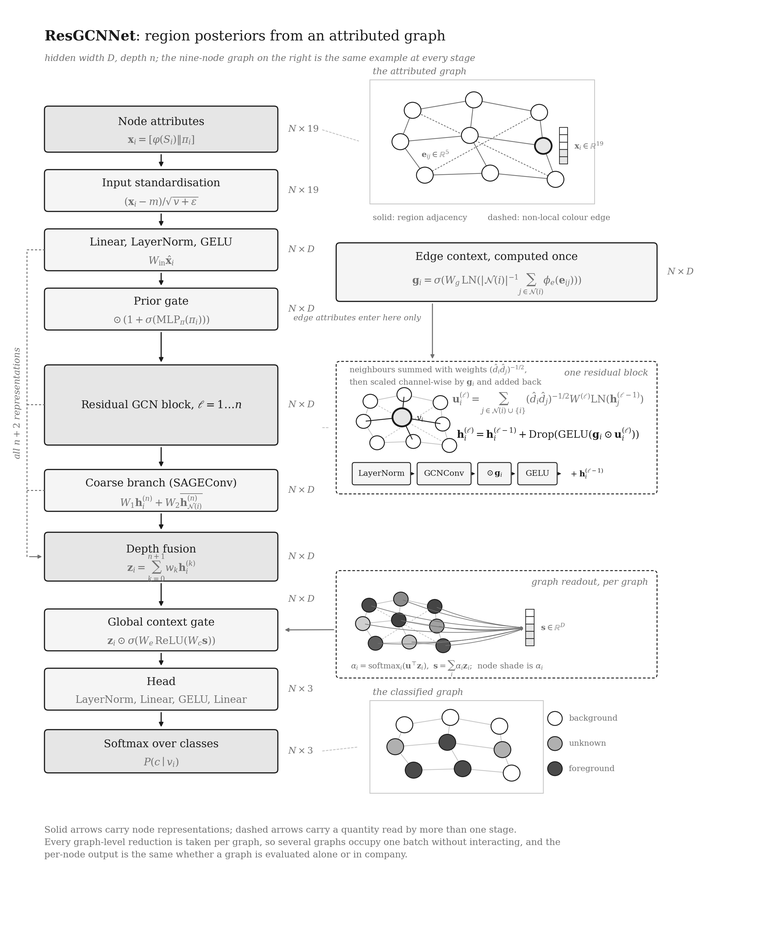
#> input picture gcn_model.png, 757 x 932 px, shrunk from 2510 x 3087 before the run
$ python -i iou.py   (imports and definitions only)   (older library calls are emulated)
#> lines starting #> are read from the running program, lines starting #| are printed output that depends on the picture; after the words box and inside, x2 and y2 are one past the last pixel; in counts of white or black regions, pixels touching at a corner belong together
#> further down, picture is the input picture: shape (932, 757, 3); min 0, max 255, mean 244.4
#!/usr/bin/env python3
"""
grabcut_graph_experiments.py

Performs Experiments A-C from the proposed plan:
- Experiment A: pixel-level GrabCut on synthetic shapes
- Experiment B: compare (approx) 4-neighbor vs 8-neighbor behavior via beta tuning
- Experiment C: superpixel-graph GrabCut with unary seeding from rectangle

Outputs: plots and numeric metrics (IoU, boundary IoU, spectral gap)
"""

import cv2
import numpy as np
import matplotlib.pyplot as plt
from skimage.segmentation import slic
from skimage.color import rgb2lab
import networkx as nx
from scipy.sparse import csgraph
from scipy.sparse.linalg import eigsh
import maxflow
from scipy.ndimage import binary_dilation

# ----------------------------
# Utilities: synthetic shapes
# ----------------------------

# [85 lines left out: functions synthetic_circle, synthetic_triangle, synthetic_rod_circle, iou, boundary_iou, run_pixel_grabcut, not called in this run]

# ----------------------------
# Superpixel graph functions
# ----------------------------

def build_superpixel_graph(img_bgr, n_segments=200, compactness=10, beta=0.05, lambda_spatial=1.0):
    """
    Compute SLIC superpixels, node features, adjacency graph, and edge weights.
    Returns: graph (networkx.Graph), labels (h x w), node_colors (n_nodes x 3), node_centroids (n_nodes x 2)
    """
#> called with n_segments = 200, compactness = 10, beta = 0.05, lambda_spatial = 1
    img_rgb = cv2.cvtColor(img_bgr, cv2.COLOR_BGR2RGB)
    labels = slic(img_rgb, n_segments=n_segments, compactness=compactness, start_label=0)
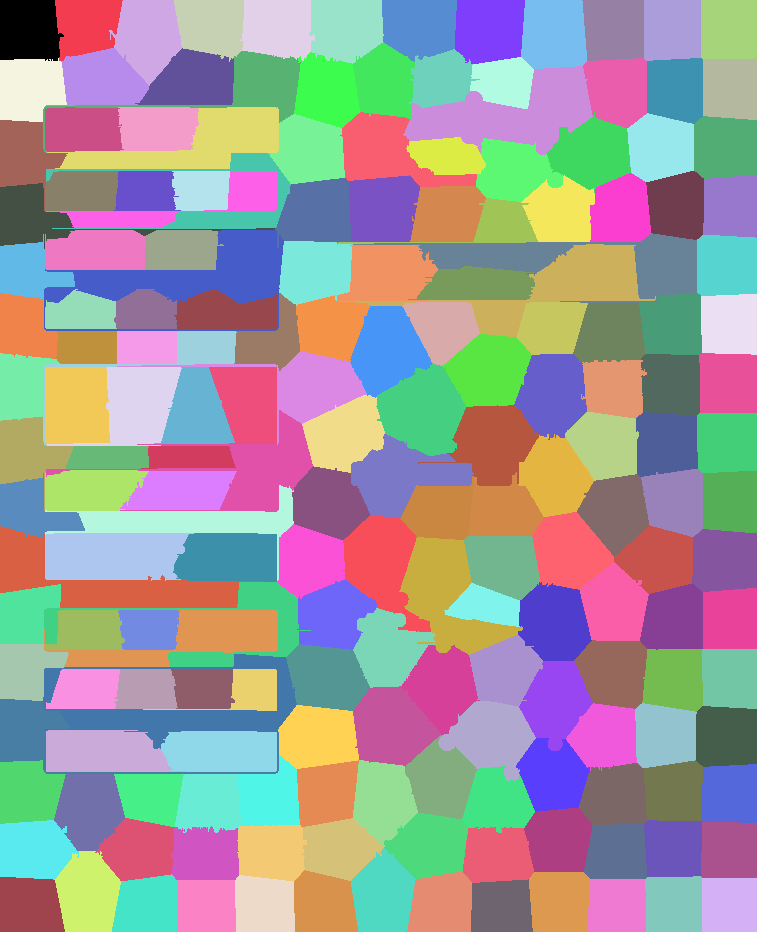
#> labels: shape (932, 757) int64; 188 distinct labels, from 0 to 187; one colour per label, 0 black
    h, w = labels.shape
#> h = 932; w = 757
    n_nodes = labels.max() + 1
#> n_nodes = 188

    # Compute mean LAB color and centroids per superpixel
    img_lab = rgb2lab(img_rgb)
#> img_lab: shape (932, 757, 3) float64; mean of channels 0, 1, 2 96.2, 0, 0
    node_color = np.zeros((n_nodes, 3), dtype=float)
    node_centroid = np.zeros((n_nodes, 2), dtype=float)
    counts = np.zeros(n_nodes, dtype=int)
#> counts = 188 values from 0 to 0

    ys, xs = np.indices(labels.shape)
    for (i,j), labval in np.ndenumerate(labels):
        pass  # we'll fill with vectorized ops below (faster)
#> this loop made 705524 passes
#> labval on passes 1 to 3: 0, 0, 0

    # vectorized accumulation
    for k in range(n_nodes):
        mask_k = (labels == k)
        counts[k] = mask_k.sum()
        if counts[k] == 0:
            continue
        node_color[k] = img_lab[mask_k].mean(axis=0)
        ys_k, xs_k = np.where(mask_k)
        node_centroid[k] = np.array([ys_k.mean(), xs_k.mean()])
#> this loop made 188 passes
#> pass 1, in build_superpixel_graph, `mask_k = (labels == k)`:
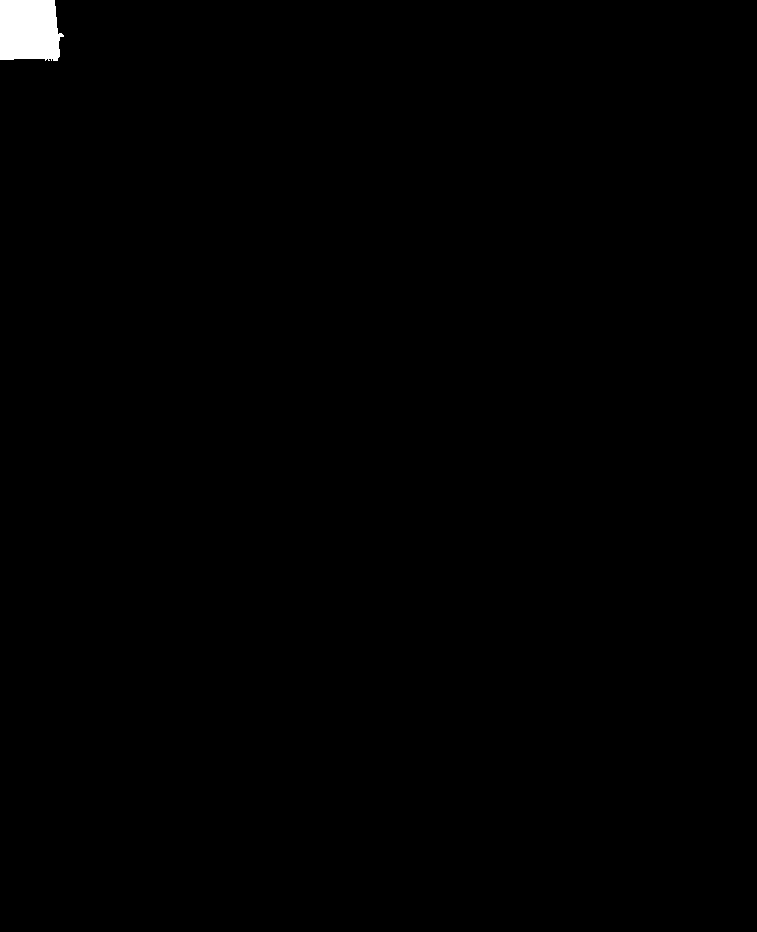
#> mask_k: shape (932, 757) bool; 0.49% white; 1 white region, box (x1, y1, x2, y2) and area: (0, 0, 64, 61) 3456
#> pass 2, in build_superpixel_graph, `mask_k = (labels == k)`:
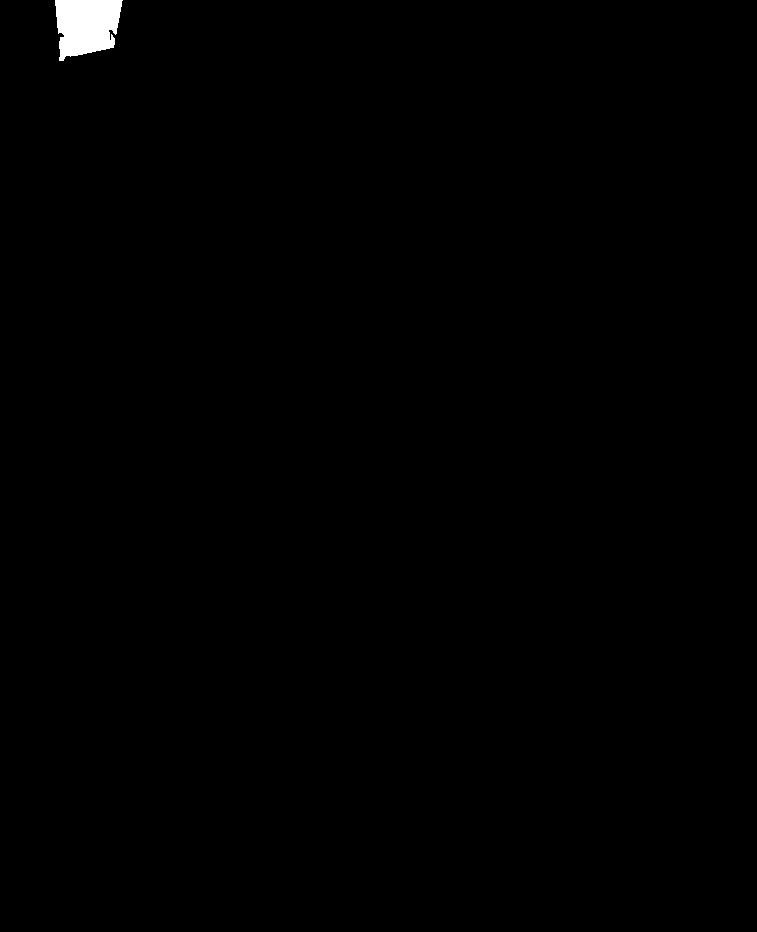
#> mask_k: shape (932, 757) bool; 0.45% white; 1 white region, box (x1, y1, x2, y2) and area: (55, 0, 123, 61) 3182
#> pass 3, in build_superpixel_graph, `mask_k = (labels == k)`:
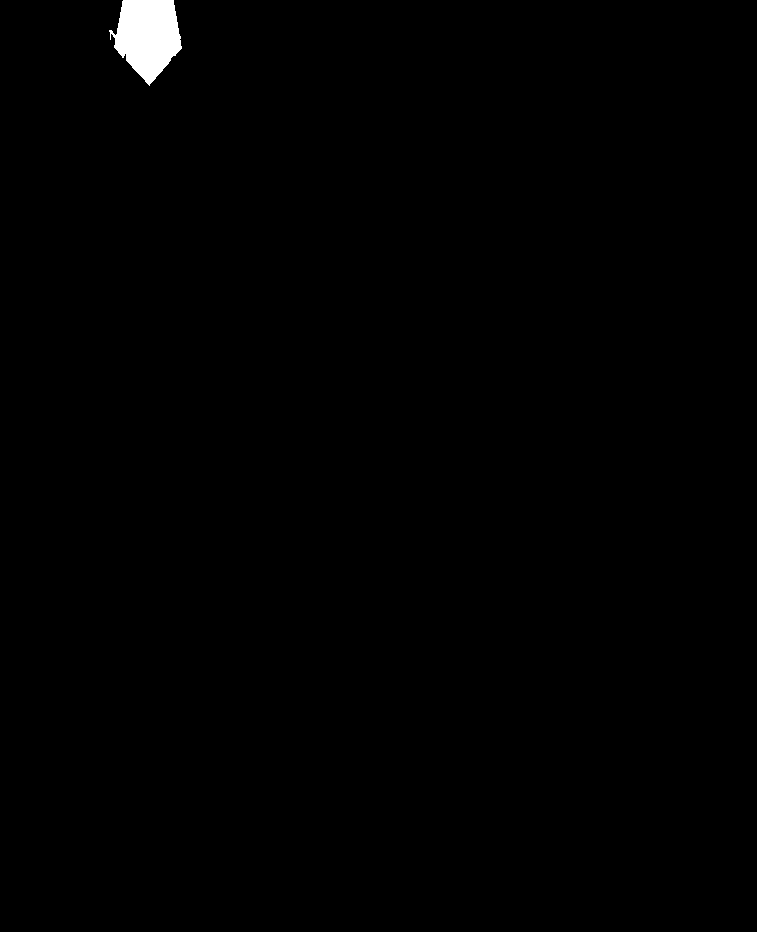
#> mask_k: shape (932, 757) bool; 0.59% white; 1 white region, box (x1, y1, x2, y2) and area: (109, 0, 182, 86) 4152
#> after the loop:
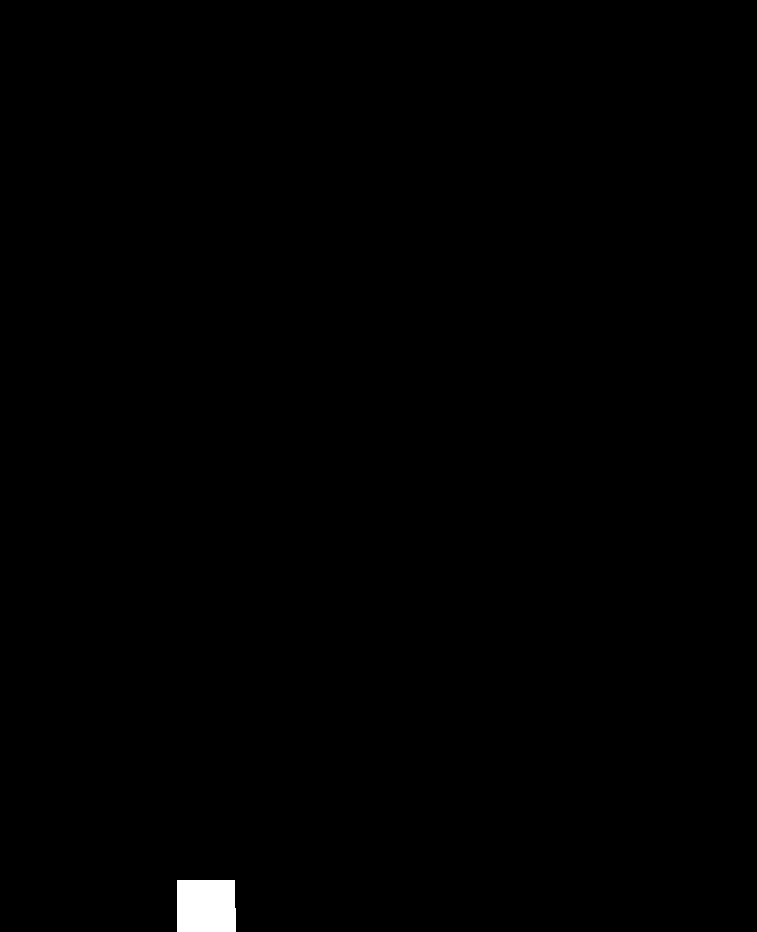
#> mask_k: shape (932, 757) bool; 0.43% white; 1 white region, box (x1, y1, x2, y2) and area: (177, 880, 236, 932) 3040
#> after the loop, counts = 188 values, max 8874 at index 51, min 1810 at index 95, mean 3752.8; node_centroid = 188 pairs, first value 25.16 to 906.5, second value 21.73 to 730.4; node_color = 188 rows, first 8: [97.3, -0.0024, 0.00454], [94.62, -0.00234, 0.00443], [94.34, -0.00233, 0.00442], [95.63, -0.00236, 0.00448], [95.49, -0.00236, 0.00447], [95.18, -0.00235, 0.00446], [95.65, -0.00236, 0.00448], [99.72, -0.00245, 0.00464]

    # Build adjacency by scanning 4-neighborhood and adding edges when labels differ
    G = nx.Graph()
    G.add_nodes_from(range(n_nodes))
    offsets = [(0,1),(1,0)]
    for i in range(h):
        for j in range(w):
            a = labels[i,j]
            for dy, dx in offsets:
                ni, nj = i+dy, j+dx
                if 0 <= ni < h and 0 <= nj < w:
                    b = labels[ni, nj]
                    if a != b:
                        if not G.has_edge(a,b):
                            G.add_edge(a,b)

    # Assign weights using color and spatial distance
    for u, v in list(G.edges()):
        dc = np.linalg.norm(node_color[u] - node_color[v])**2
        ds = np.linalg.norm(node_centroid[u] - node_centroid[v])**2
        # normalize ds by image diagonal squared
        ds_norm = ds / float(h*h + w*w)
        wgt = np.exp(-beta * dc) * np.exp(-lambda_spatial * ds_norm)
        G[u][v]['weight'] = float(wgt)
#> this loop made 494 passes
#> (u, v, dc, ds, ds_norm, wgt) on passes 1 to 3: (0, 1, 7.2, 3342, 0.00232, 0.696), (0, 19, 7.13, 3389.4, 0.00235, 0.699), (1, 2, 0.0759, 3858.2, 0.00268, 0.994)

    return G, labels, node_color, node_centroid

# ----------------------------
# Spectral gap
# ----------------------------

# [183 lines left out: functions compute_spectral_gap, run_graph_cut_on_superpixels, build_unary_from_rect, node_labels_to_mask, run_experiments_suite, not called in this run]

# [2 lines not run here, left out]

>>> import cv2
>>> picture = cv2.imread('../gcn_model.png')
>>> result = build_superpixel_graph(picture)
